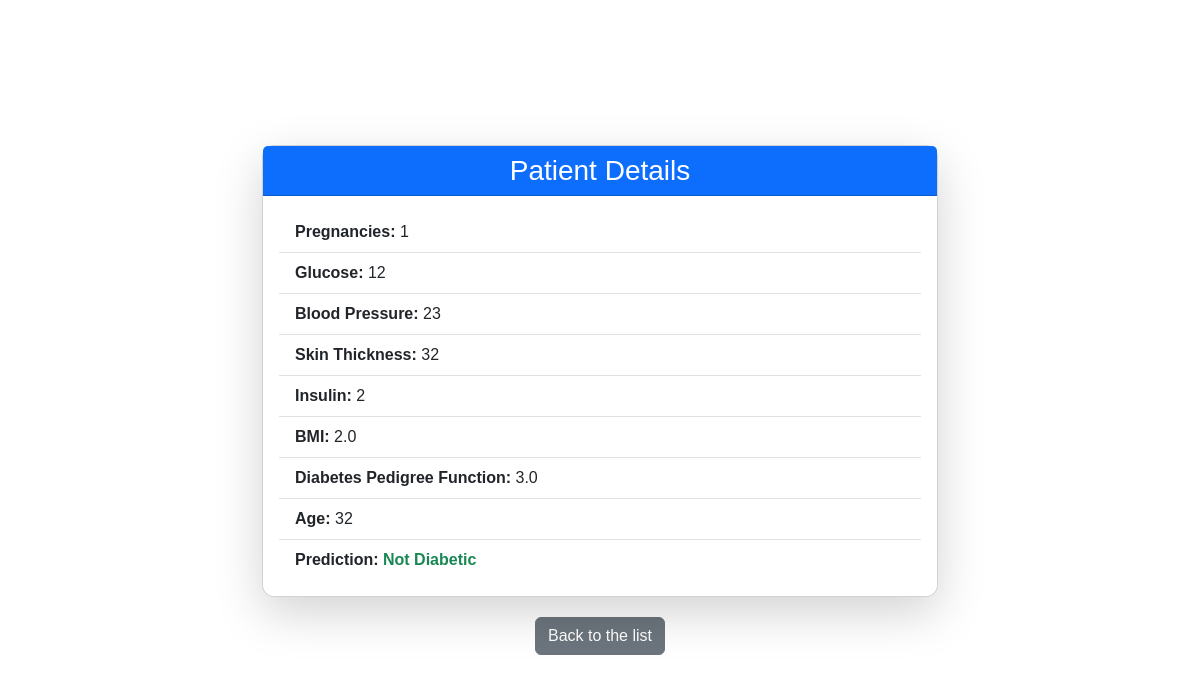
/patient/4 (signed in), run on the app's committed database.
### tables this page shows
CREATE TABLE patients (
        id INTEGER PRIMARY KEY AUTOINCREMENT,
        Pregnancies INTEGER,
        Glucose INTEGER,
        BloodPressure INTEGER,
        SkinThickness INTEGER,
        Insulin INTEGER,
        BMI REAL,
        DiabetesPedigreeFunction REAL,
        Age INTEGER,
        Prediction INTEGER
    );

### app.py (the view)
@app.route('/patient/<int:patient_id>')
def patient_info(patient_id):
    if not session.get('logged_in'):
        return redirect(url_for('login'))
    with sqlite3.connect('database.db') as conn:
        c = conn.cursor()
        c.execute("SELECT * FROM patients WHERE id = ?", (patient_id,))
        patient = c.fetchone()
    return render_template('patient_info.html', patient=patient)

### templates/patient_info.html (shortened to what this page needs)
<!DOCTYPE html>
<html lang="en">
<head>
  <link href="https://cdn.jsdelivr.net/npm/bootstrap@5.3.0/dist/css/bootstrap.min.css" rel="stylesheet">
</head>
<body>
  <div class="container" style="max-width: 700px;">
    <div class="card shadow-lg">
      <div class="card-header bg-primary text-white text-center">
        <h3 class="mb-0">Patient Details</h3>
      </div>
      <div class="card-body">
        <ul class="list-group list-group-flush">
          <li class="list-group-item"><strong>Pregnancies:</strong> {{ patient[1] }}</li>
          <li class="list-group-item"><strong>Glucose:</strong> {{ patient[2] }}</li>
          <li class="list-group-item"><strong>Blood Pressure:</strong> {{ patient[3] }}</li>
          <li class="list-group-item"><strong>Skin Thickness:</strong> {{ patient[4] }}</li>
          <li class="list-group-item"><strong>Insulin:</strong> {{ patient[5] }}</li>
          <li class="list-group-item"><strong>BMI:</strong> {{ patient[6] }}</li>
          <li class="list-group-item"><strong>Diabetes Pedigree Function:</strong> {{ patient[7] }}</li>
          <li class="list-group-item"><strong>Age:</strong> {{ patient[8] }}</li>
          <li class="list-group-item">
            <strong>Prediction:</strong>
            {% if patient[9] == 1 %}
              <span class="text-danger fw-bold">Diabetic</span>
            {% else %}
              <span class="text-success fw-bold">Not Diabetic</span>
            {% endif %}
          </li>
        </ul>
      </div>
    </div>
    <div class="text-center btn-back">
      <a href="{{ url_for('patients_list') }}" class="btn btn-secondary">Back to the list</a>
    </div>
  </div>
</body>
</html>

### templates/patient_info.html (style rules this page uses)
body { background-image: url('https://images.unsplash.com/photo-1526256262350-7da7584cf5eb?ixlib=rb-4.0.3&auto=format&fit=crop&w=1950&q=80'); background-size: cover; background-position: center; min-height: 100vh; font-family: 'Arial', sans-serif; display: flex; justify-content: center; align-items: center; padding: 40px 15px; }
.card { background-color: rgba(255, 255, 255, 0.95); border-radius: 12px; }
.btn-back { margin-top: 20px; }

### data on the page
patients: Pregnancies "1", Glucose "12", BloodPressure "23", SkinThickness "32", Insulin "2", BMI "2.0", DiabetesPedigreeFunction "3.0", Age "32"
